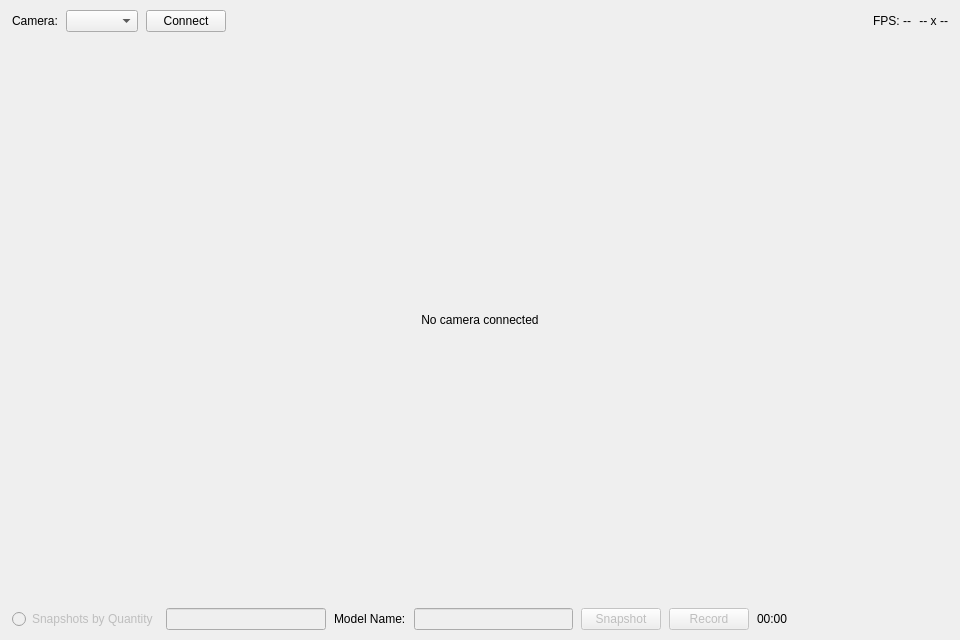
<?xml version="1.0" encoding="UTF-8"?>
<ui version="4.0">
 <class>CameraViewWidget</class>
 <widget class="QWidget" name="CameraViewWidget">
  <property name="geometry">
   <rect>
    <x>0</x>
    <y>0</y>
    <width>960</width>
    <height>640</height>
   </rect>
  </property>
  <property name="windowTitle">
   <string>Live Camera</string>
  </property>
  <layout class="QVBoxLayout" name="mainLayout">
   <property name="spacing">
    <number>8</number>
   </property>
   <property name="leftMargin">
    <number>12</number>
   </property>
   <property name="topMargin">
    <number>10</number>
   </property>
   <property name="rightMargin">
    <number>12</number>
   </property>
   <property name="bottomMargin">
    <number>10</number>
   </property>
   <item>
    <layout class="QHBoxLayout" name="topBarLayout">
     <property name="spacing">
      <number>8</number>
     </property>
     <item>
      <widget class="QLabel" name="lblCameraSelector">
       <property name="text">
        <string>Camera:</string>
       </property>
      </widget>
     </item>
     <item>
      <widget class="QComboBox" name="cmbCamera">
       <property name="toolTip">
        <string>Select camera device</string>
       </property>
      </widget>
     </item>
     <item>
      <widget class="QPushButton" name="btnConnect">
       <property name="toolTip">
        <string>Connect / Disconnect camera</string>
       </property>
       <property name="text">
        <string>Connect</string>
       </property>
       <property name="checkable">
        <bool>true</bool>
       </property>
      </widget>
     </item>
     <item>
      <spacer name="topSpacer">
       <property name="orientation">
        <enum>Qt::Orientation::Horizontal</enum>
       </property>
       <property name="sizeHint" stdset="0">
        <size>
         <width>40</width>
         <height>20</height>
        </size>
       </property>
      </spacer>
     </item>
     <item>
      <widget class="QLabel" name="lblFps">
       <property name="text">
        <string>FPS: --</string>
       </property>
       <property name="alignment">
        <set>Qt::AlignmentFlag::AlignRight|Qt::AlignmentFlag::AlignTrailing|Qt::AlignmentFlag::AlignVCenter</set>
       </property>
      </widget>
     </item>
     <item>
      <widget class="QLabel" name="lblResolution">
       <property name="text">
        <string>-- x --</string>
       </property>
       <property name="alignment">
        <set>Qt::AlignmentFlag::AlignRight|Qt::AlignmentFlag::AlignTrailing|Qt::AlignmentFlag::AlignVCenter</set>
       </property>
      </widget>
     </item>
    </layout>
   </item>
   <item>
    <widget class="QLabel" name="lblFeed">
     <property name="sizePolicy">
      <sizepolicy hsizetype="Expanding" vsizetype="Expanding">
       <horstretch>0</horstretch>
       <verstretch>0</verstretch>
      </sizepolicy>
     </property>
     <property name="text">
      <string>No camera connected</string>
     </property>
     <property name="scaledContents">
      <bool>false</bool>
     </property>
     <property name="alignment">
      <set>Qt::AlignmentFlag::AlignCenter</set>
     </property>
    </widget>
   </item>
   <item>
    <layout class="QHBoxLayout" name="bottomBarLayout">
     <property name="spacing">
      <number>8</number>
     </property>
     <item>
      <widget class="QRadioButton" name="rdb_by_quantity">
       <property name="enabled">
        <bool>false</bool>
       </property>
       <property name="text">
        <string>Snapshots by Quantity</string>
       </property>
      </widget>
     </item>
     <item>
      <widget class="QLineEdit" name="line_quantity">
       <property name="enabled">
        <bool>false</bool>
       </property>
      </widget>
     </item>
     <item>
      <widget class="QLabel" name="label">
       <property name="text">
        <string>Model Name:</string>
       </property>
      </widget>
     </item>
     <item>
      <widget class="QLineEdit" name="line_model_name">
       <property name="enabled">
        <bool>false</bool>
       </property>
      </widget>
     </item>
     <item>
      <widget class="QPushButton" name="btnSnapshot">
       <property name="enabled">
        <bool>false</bool>
       </property>
       <property name="toolTip">
        <string>Save current frame as image</string>
       </property>
       <property name="text">
        <string>Snapshot</string>
       </property>
      </widget>
     </item>
     <item>
      <widget class="QPushButton" name="btnRecord">
       <property name="enabled">
        <bool>false</bool>
       </property>
       <property name="toolTip">
        <string>Start / Stop recording</string>
       </property>
       <property name="text">
        <string>Record</string>
       </property>
       <property name="checkable">
        <bool>true</bool>
       </property>
      </widget>
     </item>
     <item>
      <widget class="QLabel" name="lblTimer">
       <property name="visible">
        <bool>false</bool>
       </property>
       <property name="text">
        <string>00:00</string>
       </property>
       <property name="alignment">
        <set>Qt::AlignmentFlag::AlignLeading|Qt::AlignmentFlag::AlignLeft|Qt::AlignmentFlag::AlignVCenter</set>
       </property>
      </widget>
     </item>
     <item>
      <spacer name="bottomSpacer">
       <property name="orientation">
        <enum>Qt::Orientation::Horizontal</enum>
       </property>
       <property name="sizeHint" stdset="0">
        <size>
         <width>40</width>
         <height>20</height>
        </size>
       </property>
      </spacer>
     </item>
    </layout>
   </item>
  </layout>
 </widget>
 <resources/>
 <connections/>
</ui>
